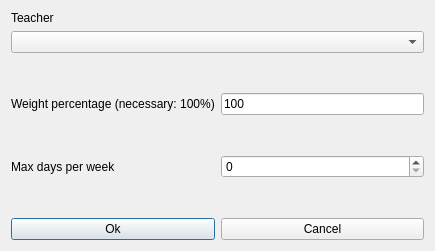
<?xml version="1.0" encoding="UTF-8"?>
<ui version="4.0">
 <class>ModifyConstraintTeacherMaxRealDaysPerWeekForm_template</class>
 <widget class="QDialog" name="ModifyConstraintTeacherMaxRealDaysPerWeekForm_template">
  <property name="geometry">
   <rect>
    <x>0</x>
    <y>0</y>
    <width>435</width>
    <height>251</height>
   </rect>
  </property>
  <property name="windowTitle">
   <string extracomment="This is the title of the dialog to modify a constraint of this type">Modify teacher max real days per week</string>
  </property>
  <layout class="QVBoxLayout" name="verticalLayout_2">
   <item>
    <layout class="QVBoxLayout" name="verticalLayout">
     <item>
      <widget class="QLabel" name="teacherTextLabel">
       <property name="frameShape">
        <enum>QFrame::NoFrame</enum>
       </property>
       <property name="frameShadow">
        <enum>QFrame::Plain</enum>
       </property>
       <property name="text">
        <string>Teacher</string>
       </property>
       <property name="wordWrap">
        <bool>false</bool>
       </property>
      </widget>
     </item>
     <item>
      <widget class="QComboBox" name="teachersComboBox">
       <property name="editable">
        <bool>false</bool>
       </property>
       <property name="insertPolicy">
        <enum>QComboBox::NoInsert</enum>
       </property>
       <property name="duplicatesEnabled">
        <bool>false</bool>
       </property>
      </widget>
     </item>
    </layout>
   </item>
   <item>
    <spacer name="verticalSpacer">
     <property name="orientation">
      <enum>Qt::Vertical</enum>
     </property>
     <property name="sizeHint" stdset="0">
      <size>
       <width>20</width>
       <height>38</height>
      </size>
     </property>
    </spacer>
   </item>
   <item>
    <layout class="QHBoxLayout" name="horizontalLayout_2">
     <item>
      <widget class="QLabel" name="weightTextLabel">
       <property name="frameShape">
        <enum>QFrame::NoFrame</enum>
       </property>
       <property name="frameShadow">
        <enum>QFrame::Plain</enum>
       </property>
       <property name="text">
        <string>Weight percentage (necessary: 100%)</string>
       </property>
       <property name="wordWrap">
        <bool>false</bool>
       </property>
      </widget>
     </item>
     <item>
      <widget class="QLineEdit" name="weightLineEdit">
       <property name="text">
        <string notr="true">100</string>
       </property>
      </widget>
     </item>
    </layout>
   </item>
   <item>
    <spacer name="verticalSpacer_2">
     <property name="orientation">
      <enum>Qt::Vertical</enum>
     </property>
     <property name="sizeHint" stdset="0">
      <size>
       <width>20</width>
       <height>39</height>
      </size>
     </property>
    </spacer>
   </item>
   <item>
    <layout class="QHBoxLayout" name="horizontalLayout_3">
     <item>
      <widget class="QLabel" name="maxDaysTextLabel">
       <property name="frameShape">
        <enum>QFrame::NoFrame</enum>
       </property>
       <property name="frameShadow">
        <enum>QFrame::Plain</enum>
       </property>
       <property name="text">
        <string>Max days per week</string>
       </property>
       <property name="wordWrap">
        <bool>false</bool>
       </property>
      </widget>
     </item>
     <item>
      <widget class="QSpinBox" name="maxDaysSpinBox"/>
     </item>
    </layout>
   </item>
   <item>
    <spacer name="verticalSpacer_3">
     <property name="orientation">
      <enum>Qt::Vertical</enum>
     </property>
     <property name="sizeHint" stdset="0">
      <size>
       <width>20</width>
       <height>38</height>
      </size>
     </property>
    </spacer>
   </item>
   <item>
    <layout class="QHBoxLayout" name="horizontalLayout">
     <item>
      <widget class="QPushButton" name="okPushButton">
       <property name="text">
        <string>Ok</string>
       </property>
      </widget>
     </item>
     <item>
      <widget class="QPushButton" name="cancelPushButton">
       <property name="text">
        <string>Cancel</string>
       </property>
      </widget>
     </item>
    </layout>
   </item>
  </layout>
 </widget>
 <layoutdefault spacing="6" margin="11"/>
 <resources/>
 <connections/>
</ui>
